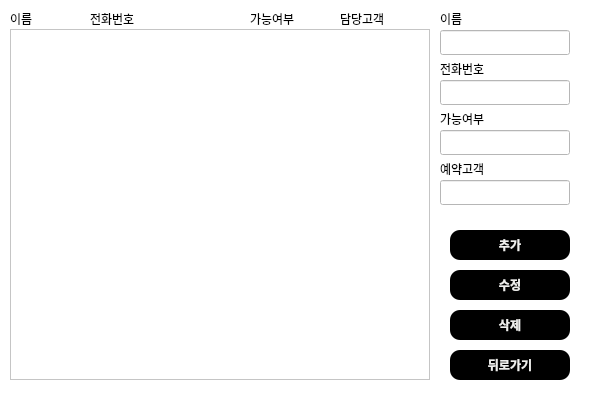
<?xml version="1.0" encoding="UTF-8"?>
<ui version="4.0">
 <class>guide</class>
 <widget class="QDialog" name="guide">
  <property name="geometry">
   <rect>
    <x>0</x>
    <y>0</y>
    <width>600</width>
    <height>400</height>
   </rect>
  </property>
  <property name="windowTitle">
   <string>Guide</string>
  </property>
  <property name="styleSheet">
   <string notr="true">background-color: rgb(255, 255, 255);</string>
  </property>
  <widget class="QListWidget" name="list">
   <property name="geometry">
    <rect>
     <x>10</x>
     <y>29</y>
     <width>420</width>
     <height>351</height>
    </rect>
   </property>
  </widget>
  <widget class="QPushButton" name="exit_btn">
   <property name="geometry">
    <rect>
     <x>450</x>
     <y>350</y>
     <width>120</width>
     <height>30</height>
    </rect>
   </property>
   <property name="font">
    <font>
     <family>Sans</family>
     <weight>75</weight>
     <bold>true</bold>
    </font>
   </property>
   <property name="styleSheet">
    <string notr="true">QPushButton{
	background-color: rgb(0, 0, 0);
	color: rgb(238, 238, 236);
    border-radius: 10px;
}
QPushButton:hover{
	background-color: rgb(255, 255, 255);
	color: rgb(0, 0, 0);
    border-radius: 10px;
}</string>
   </property>
   <property name="text">
    <string>뒤로가기</string>
   </property>
  </widget>
  <widget class="QPushButton" name="del_btn">
   <property name="geometry">
    <rect>
     <x>450</x>
     <y>310</y>
     <width>120</width>
     <height>30</height>
    </rect>
   </property>
   <property name="font">
    <font>
     <family>Sans</family>
     <weight>75</weight>
     <bold>true</bold>
    </font>
   </property>
   <property name="styleSheet">
    <string notr="true">QPushButton{
	background-color: rgb(0, 0, 0);
	color: rgb(238, 238, 236);
    border-radius: 10px;
}
QPushButton:hover{
	background-color: rgb(255, 255, 255);
	color: rgb(0, 0, 0);
    border-radius: 10px;
}</string>
   </property>
   <property name="text">
    <string>삭제</string>
   </property>
  </widget>
  <widget class="QPushButton" name="change_btn">
   <property name="geometry">
    <rect>
     <x>450</x>
     <y>270</y>
     <width>120</width>
     <height>30</height>
    </rect>
   </property>
   <property name="font">
    <font>
     <family>Sans</family>
     <weight>75</weight>
     <bold>true</bold>
    </font>
   </property>
   <property name="styleSheet">
    <string notr="true">QPushButton{
	background-color: rgb(0, 0, 0);
	color: rgb(238, 238, 236);
    border-radius: 10px;
}
QPushButton:hover{
	background-color: rgb(255, 255, 255);
	color: rgb(0, 0, 0);
    border-radius: 10px;
}</string>
   </property>
   <property name="text">
    <string>수정</string>
   </property>
  </widget>
  <widget class="QPushButton" name="add_btn">
   <property name="geometry">
    <rect>
     <x>450</x>
     <y>230</y>
     <width>120</width>
     <height>30</height>
    </rect>
   </property>
   <property name="font">
    <font>
     <family>Sans</family>
     <weight>75</weight>
     <bold>true</bold>
    </font>
   </property>
   <property name="styleSheet">
    <string notr="true">QPushButton{
	background-color: rgb(0, 0, 0);
	color: rgb(238, 238, 236);
    border-radius: 10px;
}
QPushButton:hover{
	background-color: rgb(255, 255, 255);
	color: rgb(0, 0, 0);
    border-radius: 10px;
}</string>
   </property>
   <property name="text">
    <string>추가</string>
   </property>
  </widget>
  <widget class="QLineEdit" name="name_text">
   <property name="geometry">
    <rect>
     <x>440</x>
     <y>30</y>
     <width>130</width>
     <height>25</height>
    </rect>
   </property>
  </widget>
  <widget class="QLineEdit" name="phone_text">
   <property name="geometry">
    <rect>
     <x>440</x>
     <y>80</y>
     <width>130</width>
     <height>25</height>
    </rect>
   </property>
  </widget>
  <widget class="QLabel" name="name_label">
   <property name="geometry">
    <rect>
     <x>440</x>
     <y>10</y>
     <width>67</width>
     <height>17</height>
    </rect>
   </property>
   <property name="text">
    <string>이름</string>
   </property>
  </widget>
  <widget class="QLabel" name="local_label">
   <property name="geometry">
    <rect>
     <x>440</x>
     <y>60</y>
     <width>67</width>
     <height>17</height>
    </rect>
   </property>
   <property name="text">
    <string>전화번호</string>
   </property>
  </widget>
  <widget class="QLabel" name="can_label">
   <property name="geometry">
    <rect>
     <x>440</x>
     <y>110</y>
     <width>67</width>
     <height>17</height>
    </rect>
   </property>
   <property name="text">
    <string>가능여부</string>
   </property>
  </widget>
  <widget class="QLabel" name="local_label_2">
   <property name="geometry">
    <rect>
     <x>440</x>
     <y>160</y>
     <width>67</width>
     <height>17</height>
    </rect>
   </property>
   <property name="text">
    <string>예약고객</string>
   </property>
  </widget>
  <widget class="QLineEdit" name="user_id_text">
   <property name="geometry">
    <rect>
     <x>440</x>
     <y>180</y>
     <width>130</width>
     <height>25</height>
    </rect>
   </property>
  </widget>
  <widget class="QLineEdit" name="pos_text">
   <property name="geometry">
    <rect>
     <x>440</x>
     <y>130</y>
     <width>130</width>
     <height>25</height>
    </rect>
   </property>
  </widget>
  <widget class="QLabel" name="label">
   <property name="geometry">
    <rect>
     <x>10</x>
     <y>10</y>
     <width>67</width>
     <height>17</height>
    </rect>
   </property>
   <property name="text">
    <string>이름</string>
   </property>
  </widget>
  <widget class="QLabel" name="label_2">
   <property name="geometry">
    <rect>
     <x>90</x>
     <y>10</y>
     <width>67</width>
     <height>17</height>
    </rect>
   </property>
   <property name="text">
    <string>전화번호</string>
   </property>
  </widget>
  <widget class="QLabel" name="label_3">
   <property name="geometry">
    <rect>
     <x>250</x>
     <y>10</y>
     <width>67</width>
     <height>17</height>
    </rect>
   </property>
   <property name="text">
    <string>가능여부</string>
   </property>
  </widget>
  <widget class="QLabel" name="label_4">
   <property name="geometry">
    <rect>
     <x>340</x>
     <y>10</y>
     <width>67</width>
     <height>17</height>
    </rect>
   </property>
   <property name="text">
    <string>담당고객</string>
   </property>
  </widget>
 </widget>
 <resources/>
 <connections/>
</ui>
